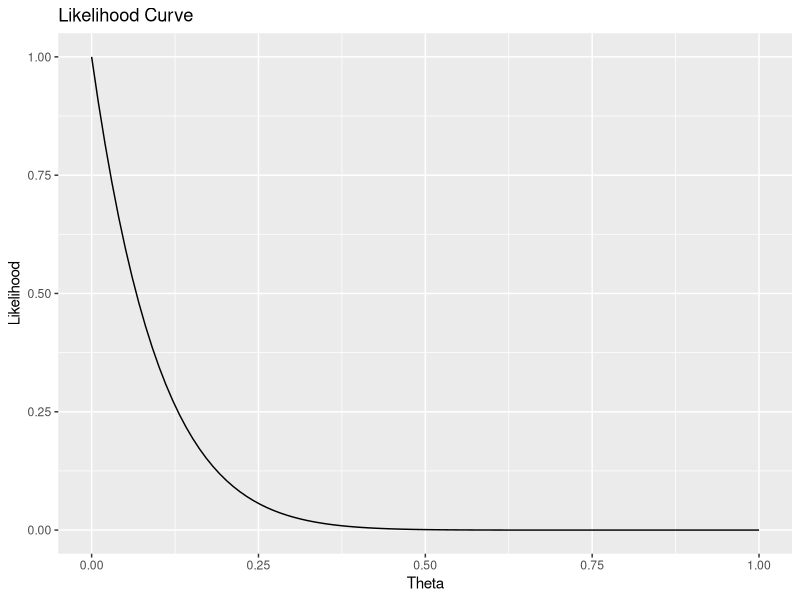

The R script that drew this image:
####################################
#  LOAD PACKAGES/DEFINE FUNCTIONS  #
####################################

library(data.table)
library(ggplot2)
library(dplyr)

##  FUNCTION plotLikelihood  ##
plotLikelihood <- function(n, x) {
    # Theta values for plotting
    theta <- seq(from=0, to=1, len=100) 
    
    # Compute binomial likelihoods
    likelihood <- dbinom(x=x, size=n, prob=theta) 
    
    data <- data.table(theta=theta, likelihood=likelihood)
    
    p <- ggplot(data=data, aes(x=theta, y=likelihood)) + geom_line() 
    p <- p + labs(x='Theta', y='Likelihood')
    p <- p + ggtitle('Likelihood Curve')
    
    return(p)
}


########################
#  HOMEWORK QUESTIONS  #
########################

##  QUESTION #1  ##
# Let’s assume you expect this is a fair coin. What is the binomial probability of observing 8 heads out of 10 coin flips, when θ = 0.5??
#   A) 0.044
#   B) 0.05
#   C) 0.5
#   D) 0.8

H0 <- 0.5
n <- 10
x <- 8

# The probability of 8/10 heads when theta = 0.5 is (A) 0.044
#   CHECK: CORRECT!
dbinom(x=x, size=n, prob=H0)


##  QUESTION #2  ##
# The likelihood curve rises up and falls down, except at the extremes, when 0 heads or only heads are observed. Open the PlotLikelihood.R script, and plot the likelihood curves for 0 heads by changing the number of successes in line 3 to 0, and running the script. What does the likelihood curve look like?
#   A) The likelihood curve is a horizontal line.
#   B) The script returns and error message: it is not possible to plot the likelihood curve for 0 heads.
#   C) The curve starts at its highest point at θ = 0, and then the likelihood decreases as θ increases.
#   D) The curve starts at its lowest point at θ = 0, and then the likelihood increases as θ increases.

p <- plotLikelihood(x=0, n=10)

# From exaimining the plot, we can see that (C) the curve starts at its highest point at θ = 0, then decreases as θ increases.
#   CHECK: CORRECT!
print(p)


##  QUESTION #3   ##
# Get a coin out of your wallet. Flip it 13 times, and count the number of heads. Open the R file CalculateLikelihoodRatio.R to calculate the likelihood that your coin is fair, compared to the likelihood that the coin is not fair, and will give the % of heads you observed. In line 3, set the number of successes to the number of heads you observed. In line 5, change the 0 in 0/13 to the number of heads you have observed (or leave it to 0 if you didn’t observe any heads at all!). Run the script to calculate the likelihood ratio. What is the likelihood ratio of a fair compared to a non-fair coin that flips heads as often as you have observed, based on the observed data?

# Let's say the coin came up heads 4 times
n <- 13  
x <- 4  

H0 <- 0.5 
H1 <- x/n

# The likelihood ratio of fair/not fair (4/13) is 37.3%
#   CHECK: CORRECT!
dbinom(x, n, H0)/dbinom(x, n, H1) 


##  QUESTION #4  ##
# Earlier we mentioned that with increasing sample sizes, we had collected stronger relative evidence. Let’s say we would want to compare L(θ) = 0.4 with L(θ) = 0.5. What is the likelihood ratio for 5 out of 10 heads?

n <- 10
x <- 5

H0 <- 0.4
H1 <- x/n

# Likelihood ratio (H0/H1) is 0.82
dbinom(x, n, H0)/dbinom(x, n, H1) 

# Likelihood ratio (H1/H0) is 1.23
#   CHECK: CORRECT!
dbinom(x, n, H1)/dbinom(x, n, H0) 


##   QUESTION #5  ##
# What is the likelihood ratio for 50 out of 100 heads?

n <- 100
x <- 50

H0 <- 0.4
H1 <- x/n

# Likelihood ratio (H0/H1) is 0.13
dbinom(x, n, H0)/dbinom(x, n, H1) 

# Likelihood ratio (H1/H0) is 7.70
#   CHECK: CORRECT!
dbinom(x, n, H1)/dbinom(x, n, H0) 


##  QUESTION  #6  ##
# What is the likelihood ratio for 500 out of 1000 heads?

n <- 1000
x <- 500

H0 <- 0.4
H1 <- x/n

# Likelihood ratio (H0/H1) is 1.37e-9
dbinom(x, n, H0)/dbinom(x, n, H1) 

# Likelihood ratio (H1/H0) is 731,784,961
#   CHECK: CORRECT!
dbinom(x, n, H1)/dbinom(x, n, H0) 


##  QUESTION #7  ##
#When comparing two hypotheses (θ = X vs θ = Y), a likelihood ratio of:
#   A) 0.02 means that neither of the two hypotheses is very likely.
#   B) 5493 means that hypothesis θ = X is very likely to be true.
#   C) 5493 means that hypothesis θ = X is much more likely than θ = Y.
#   D) 0.02 means that the hypothesis that θ = X is 2% more likely to be true than θ = Y.

# The answer here is obviously (C), because likelihood ratios only provide relative evidence
#   CHECK: CORRECT!